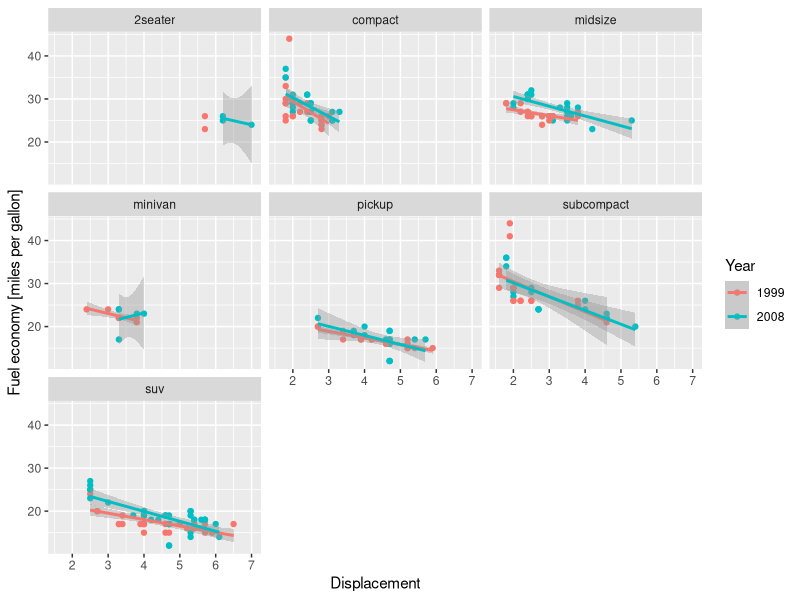
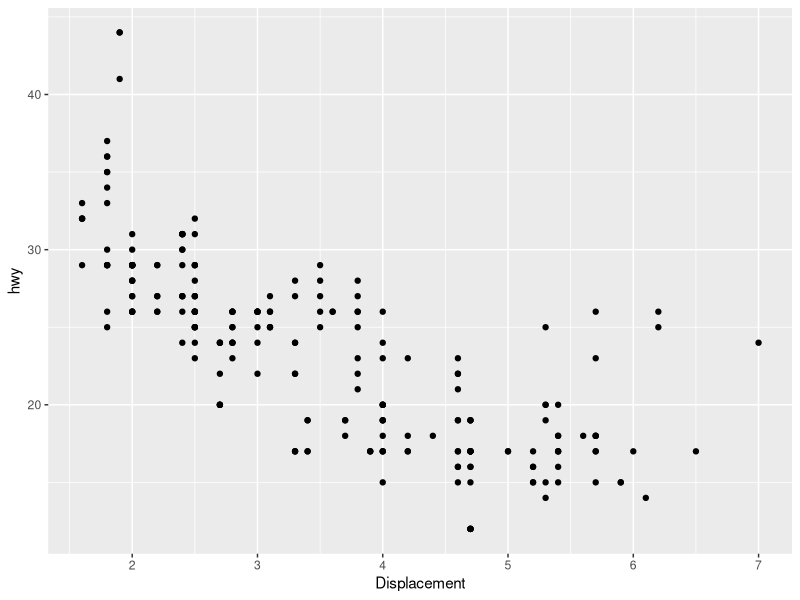
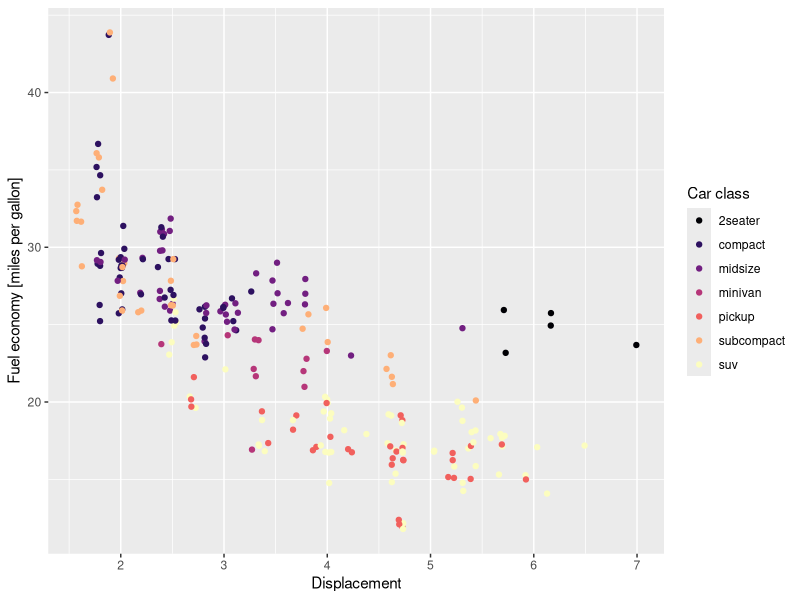

Here is the R script that generated these plots, in order:
## ---- chunk 1
knitr::opts_chunk$set(echo = TRUE)
library(tidyverse)
set.seed(20180516)
knitr::opts_chunk$set(cache = TRUE)
## ---- chunk 2
ggplot(data = mpg) +
  geom_point(
    mapping = aes(x = displ, y = hwy, color = factor(year))
  ) +
  geom_smooth(
    mapping = aes(x = displ, y = hwy, color = factor(year)),
    method = "lm"
  ) +
  facet_wrap(~class) +
  scale_x_continuous(name = "Displacement") +
  scale_y_continuous(name = "Fuel economy [miles per gallon]") +
  scale_color_discrete(name = "Year")
## ---- chunk 3
ggplot(data = mpg) +
  geom_point(mapping = aes(x = displ, y = hwy)) +
  scale_x_continuous(name = "Displacement") +
  scale_x_continuous(name = "Displacement")
## ---- chunk 4
ggplot(data = mpg, mapping = aes(x = displ, y = hwy)) +
  geom_jitter(mapping = aes(color = class)) +
  scale_x_continuous(name = "Displacement") +
  scale_y_continuous(name = "Fuel economy [miles per gallon]") +
  scale_color_viridis_d(name = "Car class", option = "A")
